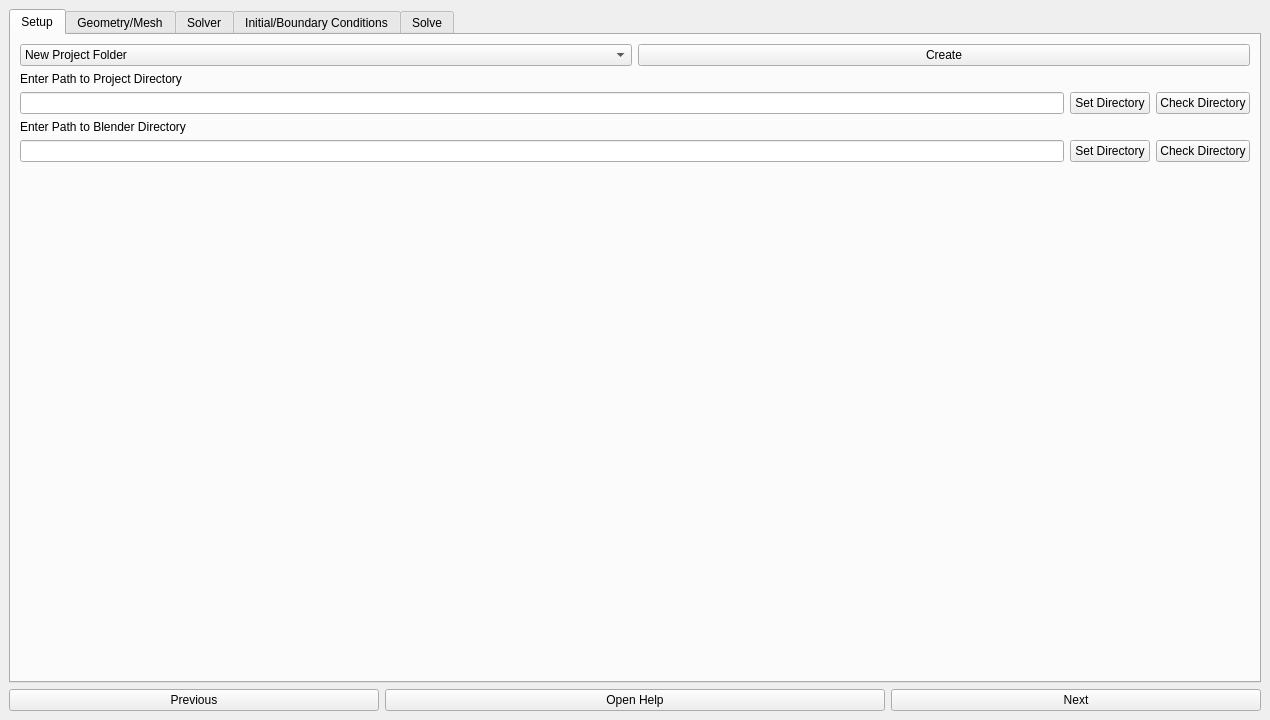
<?xml version="1.0" encoding="UTF-8"?>
<ui version="4.0">
 <class>MainWindow</class>
 <widget class="QMainWindow" name="MainWindow">
  <property name="geometry">
   <rect>
    <x>0</x>
    <y>0</y>
    <width>1270</width>
    <height>720</height>
   </rect>
  </property>
  <property name="sizePolicy">
   <sizepolicy hsizetype="Expanding" vsizetype="Expanding">
    <horstretch>0</horstretch>
    <verstretch>0</verstretch>
   </sizepolicy>
  </property>
  <property name="windowTitle">
   <string>OpenFOAM GUI</string>
  </property>
  <widget class="QWidget" name="centralwidget">
   <layout class="QGridLayout" name="gridLayout">
    <item row="1" column="0">
     <layout class="QHBoxLayout" name="navigationKeys_HLayout" stretch="2,5,2">
      <item>
       <widget class="QPushButton" name="Previous_Button">
        <property name="text">
         <string>Previous</string>
        </property>
       </widget>
      </item>
      <item>
       <widget class="QPushButton" name="HelpWindow_Button">
        <property name="enabled">
         <bool>true</bool>
        </property>
        <property name="sizePolicy">
         <sizepolicy hsizetype="Fixed" vsizetype="Fixed">
          <horstretch>0</horstretch>
          <verstretch>0</verstretch>
         </sizepolicy>
        </property>
        <property name="maximumSize">
         <size>
          <width>500</width>
          <height>25</height>
         </size>
        </property>
        <property name="text">
         <string>Open Help</string>
        </property>
        <property name="iconSize">
         <size>
          <width>4</width>
          <height>4</height>
         </size>
        </property>
       </widget>
      </item>
      <item>
       <widget class="QPushButton" name="Next_Button">
        <property name="sizePolicy">
         <sizepolicy hsizetype="Minimum" vsizetype="Fixed">
          <horstretch>0</horstretch>
          <verstretch>0</verstretch>
         </sizepolicy>
        </property>
        <property name="text">
         <string>Next</string>
        </property>
       </widget>
      </item>
     </layout>
    </item>
    <item row="0" column="0">
     <widget class="QTabWidget" name="tabWidget">
      <property name="enabled">
       <bool>true</bool>
      </property>
      <property name="autoFillBackground">
       <bool>true</bool>
      </property>
      <property name="currentIndex">
       <number>0</number>
      </property>
      <widget class="QWidget" name="Setup_Tab">
       <attribute name="title">
        <string>Setup</string>
       </attribute>
       <layout class="QVBoxLayout" name="verticalLayout_5">
        <item>
         <layout class="QHBoxLayout" name="horizontalLayout_7">
          <item>
           <widget class="QComboBox" name="New_ComboBox">
            <item>
             <property name="text">
              <string>New Project Folder</string>
             </property>
            </item>
            <item>
             <property name="text">
              <string>/system</string>
             </property>
            </item>
            <item>
             <property name="text">
              <string>/constant</string>
             </property>
            </item>
            <item>
             <property name="text">
              <string>/0</string>
             </property>
            </item>
           </widget>
          </item>
          <item>
           <widget class="QPushButton" name="New_Button">
            <property name="text">
             <string>Create</string>
            </property>
           </widget>
          </item>
         </layout>
        </item>
        <item>
         <layout class="QGridLayout" name="Project">
          <item row="2" column="0">
           <widget class="QLineEdit" name="ProjectDir_LineEdit"/>
          </item>
          <item row="2" column="1">
           <widget class="QPushButton" name="SetProjectDir_Button">
            <property name="text">
             <string>Set Directory</string>
            </property>
           </widget>
          </item>
          <item row="2" column="2">
           <widget class="QPushButton" name="CheckProjectDir_Button">
            <property name="text">
             <string>Check Directory</string>
            </property>
           </widget>
          </item>
          <item row="1" column="0">
           <widget class="QLabel" name="ProjectDir_Label">
            <property name="text">
             <string>Enter Path to Project Directory</string>
            </property>
           </widget>
          </item>
         </layout>
        </item>
        <item>
         <layout class="QGridLayout" name="Blender">
          <item row="0" column="0">
           <widget class="QLabel" name="BlenderDir_Label">
            <property name="text">
             <string>Enter Path to Blender Directory</string>
            </property>
           </widget>
          </item>
          <item row="1" column="0">
           <widget class="QLineEdit" name="BlenderDir_LineEdit"/>
          </item>
          <item row="1" column="1">
           <widget class="QPushButton" name="SetBleDir_Button">
            <property name="text">
             <string>Set Directory</string>
            </property>
           </widget>
          </item>
          <item row="1" column="2">
           <widget class="QPushButton" name="CheckBleDir_Button">
            <property name="text">
             <string>Check Directory</string>
            </property>
           </widget>
          </item>
          <item row="2" column="0">
           <spacer name="verticalSpacer">
            <property name="orientation">
             <enum>Qt::Vertical</enum>
            </property>
            <property name="sizeHint" stdset="0">
             <size>
              <width>20</width>
              <height>40</height>
             </size>
            </property>
           </spacer>
          </item>
         </layout>
        </item>
       </layout>
      </widget>
      <widget class="QWidget" name="Mesh_Tab">
       <attribute name="title">
        <string>Geometry/Mesh</string>
       </attribute>
       <layout class="QHBoxLayout" name="horizontalLayout_3">
        <item>
         <layout class="QVBoxLayout" name="verticalLayout">
          <item alignment="Qt::AlignRight">
           <widget class="QCheckBox" name="MeshConsole_CheckBox">
            <property name="text">
             <string>Toggle Console</string>
            </property>
            <property name="checked">
             <bool>true</bool>
            </property>
           </widget>
          </item>
          <item>
           <widget class="QPushButton" name="ImportGeo_Button">
            <property name="text">
             <string>Import Geometry</string>
            </property>
           </widget>
          </item>
          <item>
           <widget class="QPushButton" name="Blender_Button">
            <property name="text">
             <string>Open Blender</string>
            </property>
           </widget>
          </item>
          <item>
           <widget class="QTreeView" name="PolyMesh_TreeView"/>
          </item>
          <item>
           <layout class="QHBoxLayout" name="horizontalLayout_5">
            <item>
             <widget class="QPushButton" name="BlockMesh_Button">
              <property name="text">
               <string>BlockMesh</string>
              </property>
             </widget>
            </item>
            <item>
             <widget class="QPushButton" name="SnappyHexMesh_Button">
              <property name="text">
               <string>SnappyHexMesh</string>
              </property>
             </widget>
            </item>
           </layout>
          </item>
         </layout>
        </item>
        <item>
         <layout class="QVBoxLayout" name="verticalLayout_2">
          <item>
           <widget class="QLabel" name="MeshOutput_Label">
            <property name="text">
             <string>&lt;html&gt;&lt;head/&gt;&lt;body&gt;&lt;p align=&quot;center&quot;&gt;&lt;span style=&quot; font-weight:600;&quot;&gt;Output:&lt;/span&gt;&lt;/p&gt;&lt;/body&gt;&lt;/html&gt;</string>
            </property>
           </widget>
          </item>
          <item>
           <widget class="QTextBrowser" name="Mesh_Output"/>
          </item>
          <item>
           <widget class="QLabel" name="MeshError_Label">
            <property name="text">
             <string>&lt;html&gt;&lt;head/&gt;&lt;body&gt;&lt;p align=&quot;center&quot;&gt;&lt;span style=&quot; font-weight:600;&quot;&gt;Error:&lt;/span&gt;&lt;/p&gt;&lt;/body&gt;&lt;/html&gt;</string>
            </property>
           </widget>
          </item>
          <item>
           <widget class="QTextBrowser" name="Mesh_Error"/>
          </item>
         </layout>
        </item>
       </layout>
      </widget>
      <widget class="QWidget" name="Solver_Tab">
       <attribute name="title">
        <string>Solver</string>
       </attribute>
       <layout class="QGridLayout" name="gridLayout_3">
        <item row="0" column="0">
         <layout class="QHBoxLayout" name="horizontalLayout_2" stretch="4,1">
          <item>
           <widget class="QTreeView" name="System_TreeView"/>
          </item>
          <item>
           <layout class="QVBoxLayout" name="verticalLayout_4">
            <item>
             <layout class="QVBoxLayout" name="verticalLayout_6">
              <item>
               <widget class="QLabel" name="Preset_Label">
                <property name="text">
                 <string>Preset:</string>
                </property>
               </widget>
              </item>
              <item>
               <widget class="QComboBox" name="LoadPreset_ComboBox">
                <item>
                 <property name="text">
                  <string>SIMPLE</string>
                 </property>
                </item>
                <item>
                 <property name="text">
                  <string>PISO</string>
                 </property>
                </item>
               </widget>
              </item>
              <item>
               <widget class="QPushButton" name="LoadPreset_Button">
                <property name="text">
                 <string>Load Preset</string>
                </property>
               </widget>
              </item>
              <item>
               <spacer name="verticalSpacer_2">
                <property name="orientation">
                 <enum>Qt::Vertical</enum>
                </property>
                <property name="sizeHint" stdset="0">
                 <size>
                  <width>20</width>
                  <height>40</height>
                 </size>
                </property>
               </spacer>
              </item>
             </layout>
            </item>
            <item>
             <widget class="QPushButton" name="CheckValidity_Button">
              <property name="text">
               <string>Check Validity</string>
              </property>
             </widget>
            </item>
           </layout>
          </item>
         </layout>
        </item>
       </layout>
      </widget>
      <widget class="QWidget" name="ARBedingungen_Tab">
       <attribute name="title">
        <string>Initial/Boundary Conditions</string>
       </attribute>
       <layout class="QHBoxLayout" name="horizontalLayout" stretch="1,1">
        <item>
         <layout class="QVBoxLayout" name="verticalLayout_8">
          <item>
           <widget class="QTreeView" name="IBC_TreeView"/>
          </item>
         </layout>
        </item>
        <item>
         <widget class="GLWidget" name="GL_Widget" native="true"/>
        </item>
       </layout>
      </widget>
      <widget class="QWidget" name="Solve_Tab">
       <attribute name="title">
        <string>Solve</string>
       </attribute>
       <layout class="QHBoxLayout" name="horizontalLayout_4" stretch="1,1">
        <property name="spacing">
         <number>8</number>
        </property>
        <item>
         <layout class="QVBoxLayout" name="SolveButton_Layout" stretch="0,0,0,0,0,0,1">
          <item alignment="Qt::AlignRight">
           <widget class="QCheckBox" name="SolveHideConsole_CheckBox">
            <property name="text">
             <string>Toggle Console</string>
            </property>
            <property name="checked">
             <bool>true</bool>
            </property>
            <property name="tristate">
             <bool>false</bool>
            </property>
           </widget>
          </item>
          <item>
           <layout class="QVBoxLayout" name="verticalLayout_3">
            <item>
             <widget class="QLabel" name="nrOfTests_Label">
              <property name="text">
               <string>Number of Runs</string>
              </property>
             </widget>
            </item>
            <item>
             <widget class="QSpinBox" name="nrOfTests_Button"/>
            </item>
           </layout>
          </item>
          <item>
           <layout class="QHBoxLayout" name="horizontalLayout_6">
            <item>
             <widget class="QComboBox" name="solver_comboBox">
              <item>
               <property name="text">
                <string>simpleFoam</string>
               </property>
              </item>
              <item>
               <property name="text">
                <string>pisoFoam</string>
               </property>
              </item>
             </widget>
            </item>
            <item>
             <widget class="QPushButton" name="Solve_Button">
              <property name="text">
               <string>Solve</string>
              </property>
             </widget>
            </item>
           </layout>
          </item>
          <item>
           <widget class="QPushButton" name="paraFoam_Button">
            <property name="text">
             <string>Open in Paraview</string>
            </property>
           </widget>
          </item>
          <item>
           <widget class="QPushButton" name="AbortSim_Button">
            <property name="text">
             <string>Abort Simulation</string>
            </property>
           </widget>
          </item>
          <item>
           <layout class="QHBoxLayout" name="horizontalLayout_7" stretch="0,0">
            <item>
             <widget class="QLabel" name="label">
              <property name="text">
               <string>Residual Plot:</string>
              </property>
             </widget>
            </item>
            <item alignment="Qt::AlignRight">
             <widget class="QCheckBox" name="logarithmic_checkBox">
              <property name="text">
               <string>log()</string>
              </property>
             </widget>
            </item>
           </layout>
          </item>
          <item>
           <widget class="QCustomPlot" name="CustomPlot" native="true"/>
          </item>
         </layout>
        </item>
        <item>
         <layout class="QVBoxLayout" name="SolveConsole_Layout">
          <item alignment="Qt::AlignLeft">
           <widget class="QLabel" name="SolverOutput_Label">
            <property name="text">
             <string>&lt;html&gt;&lt;head/&gt;&lt;body&gt;&lt;p align=&quot;center&quot;&gt;&lt;span style=&quot; font-weight:600;&quot;&gt;Output:&lt;/span&gt;&lt;/p&gt;&lt;/body&gt;&lt;/html&gt;</string>
            </property>
           </widget>
          </item>
          <item>
           <widget class="QTextBrowser" name="Solver_Output"/>
          </item>
          <item alignment="Qt::AlignLeft">
           <widget class="QLabel" name="SolverError_Label">
            <property name="text">
             <string>&lt;html&gt;&lt;head/&gt;&lt;body&gt;&lt;p align=&quot;center&quot;&gt;&lt;span style=&quot; font-weight:600;&quot;&gt;Error:&lt;/span&gt;&lt;/p&gt;&lt;/body&gt;&lt;/html&gt;</string>
            </property>
           </widget>
          </item>
          <item>
           <widget class="QTextBrowser" name="Solver_Error"/>
          </item>
         </layout>
        </item>
       </layout>
      </widget>
     </widget>
    </item>
   </layout>
  </widget>
 </widget>
 <customwidgets>
  <customwidget>
   <class>QCustomPlot</class>
   <extends>QWidget</extends>
   <header>qCustomPlot/qcustomplot.h</header>
   <container>1</container>
  </customwidget>
  <customwidget>
   <class>GLWidget</class>
   <extends>QWidget</extends>
   <header>glwidget.h</header>
   <container>1</container>
  </customwidget>
 </customwidgets>
 <resources/>
 <connections/>
</ui>
